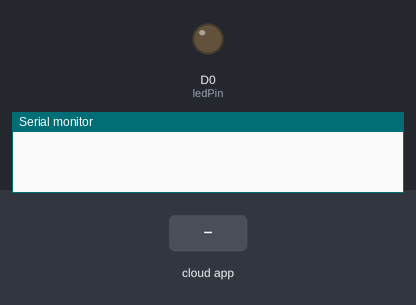
Bench run of a sketch on a simulated ESP8266 (Wemos D1 mini). Parts: output pins drawn as LEDs (lit = HIGH), the last lines printed to the serial monitor. The test bench sets the inputs (shaded band). WiFi joins after 1.5 s; servers stay silent unless stated.

Above: at 2.7 s.
2.8 s: the phone or cloud app sets lampu to 1
At 4.2 s:
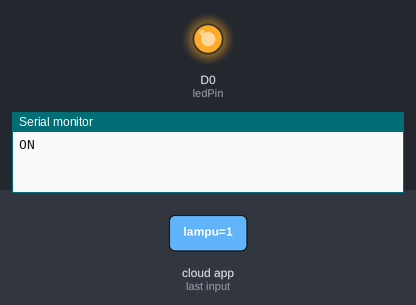
4.5 s: the phone or cloud app sets lampu to 0
At 5.6 s:
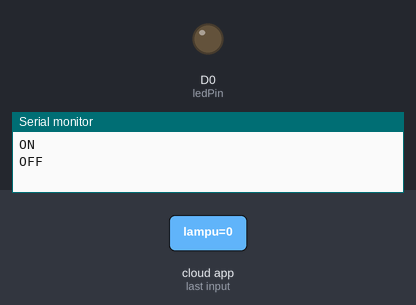
Timing chart, 0 to 7.5 s (numbered marks = the images above; inputs shaded):
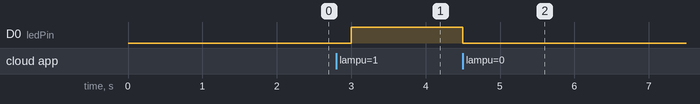

The sketch:

Smart_Home_dec19a.ino
```cpp
/*
  Sketch generated by the Arduino IoT Cloud Thing "Smart Home"
  https://create.arduino.cc/cloud/things/26b010c0-6807-438b-ada5-9a322a21ac14

  Arduino IoT Cloud Variables description

  The following variables are automatically generated and updated when changes are made to the Thing

  CloudSwitch lampu;

  Variables which are marked as READ/WRITE in the Cloud Thing will also have functions
  which are called when their values are changed from the Dashboard.
  These functions are generated with the Thing and added at the end of this sketch.
*/

#include "arduino_secrets.h"
#include "thingProperties.h"

int ledPin = D0;

void setup() {
  // Initialize serial and wait for port to open:
  Serial.begin(9600);
  // This delay gives the chance to wait for a Serial Monitor without blocking if none is found
  delay(1500);

  pinMode(ledPin, OUTPUT);
  // Defined in thingProperties.h
  initProperties();

  // Connect to Arduino IoT Cloud
  ArduinoCloud.begin(ArduinoIoTPreferredConnection);

  /*
     The following function allows you to obtain more information
     related to the state of network and IoT Cloud connection and errors
     the higher number the more granular information you’ll get.
     The default is 0 (only errors).
     Maximum is 4
 */
  setDebugMessageLevel(2);
  ArduinoCloud.printDebugInfo();
}

void loop() {
  ArduinoCloud.update();
  // Your code here


}


/*
  Since Lampu is READ_WRITE variable, onLampuChange() is
  executed every time a new value is received from IoT Cloud.
*/
void onLampuChange()  {
  // Add your code here to act upon Lampu change
  if(lampu)
  {
    digitalWrite(ledPin,HIGH);
    Serial.println("ON");
  }
  else
  {
    digitalWrite(ledPin,LOW);
    Serial.println("OFF");
  }
}
```

arduino_secrets.h
```cpp
#define SECRET_DEVICE_KEY ""
#define SECRET_OPTIONAL_PASS ""
#define SECRET_SSID ""
```

thingProperties.h
```cpp
// Code generated by Arduino IoT Cloud, DO NOT EDIT.

#include <ArduinoIoTCloud.h>
#include <Arduino_ConnectionHandler.h>
#include <ArduinoMqttClient.h>

const char THING_ID[]           = "";
const char DEVICE_LOGIN_NAME[]  = "";

const char SSID[]               = "";    // Network SSID (name)
const char PASS[]               = "";    // Network password (use for WPA, or use as key for WEP)
const char DEVICE_KEY[]         = "";    // Secret device password

void onLampuChange();

CloudSwitch lampu;

void initProperties(){

  ArduinoCloud.setBoardId(DEVICE_LOGIN_NAME);
  ArduinoCloud.setThingId(THING_ID);
  ArduinoCloud.setSecretDeviceKey(DEVICE_KEY);
  ArduinoCloud.addProperty(lampu, READWRITE, ON_CHANGE, onLampuChange);

}

WiFiConnectionHandler ArduinoIoTPreferredConnection(SSID, PASS);
```

Measured:
- after the input at 2.8 s, D0 (ledPin): LOW → HIGH after 0.20 s
- after the input at 4.5 s, D0 (ledPin): HIGH → LOW at once
